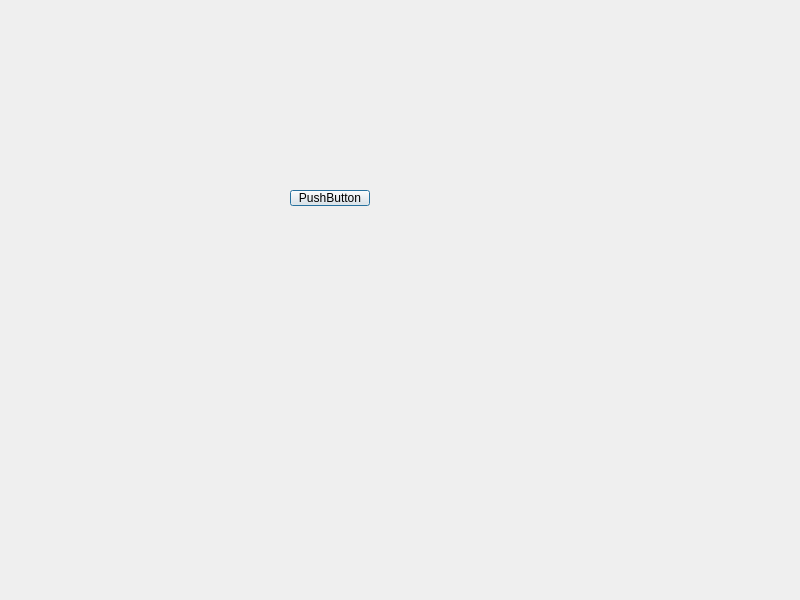
<?xml version="1.0" encoding="UTF-8"?>
<ui version="4.0">
 <class>HectorComponent</class>
 <widget class="QDialog" name="HectorComponent">
  <property name="geometry">
   <rect>
    <x>0</x>
    <y>0</y>
    <width>800</width>
    <height>600</height>
   </rect>
  </property>
  <property name="windowTitle">
   <string>HectorComponent</string>
  </property>
  <widget class="QPushButton" name="pushButton">
   <property name="geometry">
    <rect>
     <x>290</x>
     <y>190</y>
     <width>80</width>
     <height>16</height>
    </rect>
   </property>
   <property name="text">
    <string>PushButton</string>
   </property>
  </widget>
 </widget>
 <resources/>
 <connections/>
</ui>
